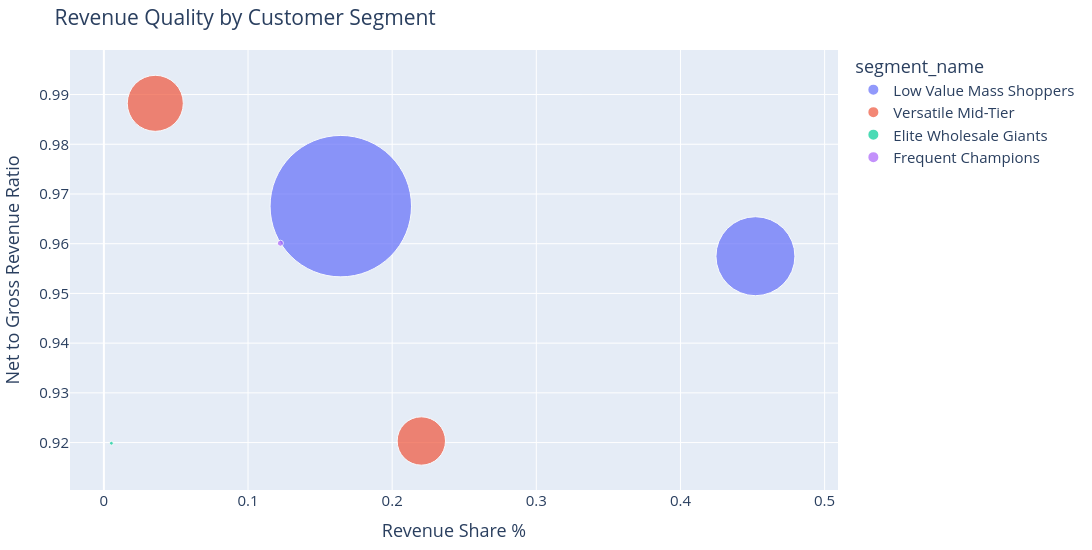

Source (notebook cell):
### Code cell
# scatterplot of net_gross_ratio
#comparison_data['segments'] = comparison_data["is_top27"] + comparison_data['segment_name']
fig = px.scatter(comparison_data, x = 'revenue_share', y = 'net_gross_ratio', color = 'segment_name',
                 size = 'Customer ID', hover_name = 'is_top27', size_max= 100,
                 title = "Revenue Quality by Customer Segment",
                 width = 1300,
                 height = 550)
fig.update_layout(font=dict(size=15))
fig.update_layout(
    yaxis_title="Net to Gross Revenue Ratio",
    xaxis_title="Revenue Share %",
)
#fig.update_layout(plot_bgcolor='rgba(0,0,0,0)', paper_bgcolor='rgba(0,0,0,0)')

# Adjust margins to make the funnel fill more/less horizontal space
fig.update_layout(margin=dict(l=50, r=50, t=50, b=50))
#fig.update_traces(marker_size=20)
fig.show()

### Figure 1 — Plotly figure (JSON) as saved in the notebook; plotly's stock layout.template omitted (floating-point values rounded to 4 significant figures)
{"data": [{"hovertemplate": "<b>%{hovertext}</b><br><br>segment_name=Low Value Mass Shoppers<br>revenue_share=%{x}<br>net_gross_ratio=%{y}<br>Customer ID=%{marker.size}<extra></extra>", "hovertext": ["Long-tail", "Whale"], "legendgroup": "Low Value Mass Shoppers", "marker": {"color": "#636efa", "size": [2715, 847], "sizemode": "area", "sizeref": 0.2715, "symbol": "circle"}, "mode": "markers", "name": "Low Value Mass Shoppers", "orientation": "v", "showlegend": true, "type": "scatter", "x": [0.1644, 0.452], "xaxis": "x", "y": [0.9676, 0.9575], "yaxis": "y"}, {"hovertemplate": "<b>%{hovertext}</b><br><br>segment_name=Versatile Mid-Tier<br>revenue_share=%{x}<br>net_gross_ratio=%{y}<br>Customer ID=%{marker.size}<extra></extra>", "hovertext": ["Long-tail", "Whale"], "legendgroup": "Versatile Mid-Tier", "marker": {"color": "#EF553B", "size": [426, 317], "sizemode": "area", "sizeref": 0.2715, "symbol": "circle"}, "mode": "markers", "name": "Versatile Mid-Tier", "orientation": "v", "showlegend": true, "type": "scatter", "x": [0.03568, 0.2202], "xaxis": "x", "y": [0.9882, 0.9203], "yaxis": "y"}, {"hovertemplate": "<b>%{hovertext}</b><br><br>segment_name=Elite Wholesale Giants<br>revenue_share=%{x}<br>net_gross_ratio=%{y}<br>Customer ID=%{marker.size}<extra></extra>", "hovertext": ["Whale"], "legendgroup": "Elite Wholesale Giants", "marker": {"color": "#00cc96", "size": [2], "sizemode": "area", "sizeref": 0.2715, "symbol": "circle"}, "mode": "markers", "name": "Elite Wholesale Giants", "orientation": "v", "showlegend": true, "type": "scatter", "x": [0.005226], "xaxis": "x", "y": [0.9199], "yaxis": "y"}, {"hovertemplate": "<b>%{hovertext}</b><br><br>segment_name=Frequent Champions<br>revenue_share=%{x}<br>net_gross_ratio=%{y}<br>Customer ID=%{marker.size}<extra></extra>", "hovertext": ["Whale"], "legendgroup": "Frequent Champions", "marker": {"color": "#ab63fa", "size": [5], "sizemode": "area", "sizeref": 0.2715, "symbol": "circle"}, "mode": "markers", "name": "Frequent Champions", "orientation": "v", "showlegend": true, "type": "scatter", "x": [0.1225], "xaxis": "x", "y": [0.9601], "yaxis": "y"}], "layout": {"font": {"size": 15}, "height": 550, "legend": {"itemsizing": "constant", "title": {"text": "segment_name"}, "tracegroupgap": 0}, "margin": {"b": 50, "l": 50, "r": 50, "t": 50}, "title": {"text": "Revenue Quality by Customer Segment"}, "width": 1300, "xaxis": {"anchor": "y", "domain": [0, 1], "title": {"text": "Revenue Share %"}}, "yaxis": {"anchor": "x", "domain": [0, 1], "title": {"text": "Net to Gross Revenue Ratio"}}}}
